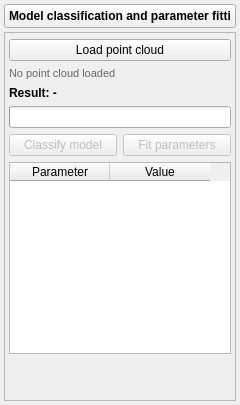
          <widget class="QWidget" name="widgetInversionPanel">
           <property name="minimumSize">
            <size>
             <width>210</width>
             <height>0</height>
            </size>
           </property>
           <property name="maximumSize">
            <size>
             <width>240</width>
             <height>16777215</height>
            </size>
           </property>
           <layout class="QVBoxLayout" name="layoutInversionPanel">
            <property name="spacing">
             <number>4</number>
            </property>
            <property name="leftMargin">
             <number>4</number>
            </property>
            <property name="topMargin">
             <number>4</number>
            </property>
            <property name="rightMargin">
             <number>4</number>
            </property>
            <property name="bottomMargin">
             <number>4</number>
            </property>
            <item>
             <widget class="QPushButton" name="btnToggleInversion">
              <property name="styleSheet">
               <string>QPushButton { text-align: left; font-weight: bold; padding: 4px; border-bottom: 1px solid #aaa; }</string>
              </property>
              <property name="text">
                <string>Model classification and parameter fitting</string>
              </property>
              <property name="checkable">
               <bool>false</bool>
              </property>
              <property name="checked">
               <bool>false</bool>
              </property>
              <property name="flat">
               <bool>false</bool>
              </property>
             </widget>
            </item>
            <item>
             <widget class="QFrame" name="frameInversion">
              <property name="visible">
               <bool>false</bool>
              </property>
              <property name="frameShape">
               <enum>QFrame::StyledPanel</enum>
              </property>
              <layout class="QVBoxLayout" name="layoutFrameInversion">
               <property name="spacing">
                <number>6</number>
               </property>
               <property name="leftMargin">
                <number>4</number>
               </property>
               <property name="topMargin">
                <number>6</number>
               </property>
               <property name="rightMargin">
                <number>4</number>
               </property>
               <property name="bottomMargin">
                <number>6</number>
               </property>
               <item>
                <widget class="QPushButton" name="btnLoadPointCloud">
                 <property name="text">
                  <string>Load point cloud</string>
                 </property>
                </widget>
               </item>
               <item>
                <widget class="QLabel" name="labelInputInfo">
                 <property name="styleSheet">
                  <string>color: #666; font-size: 11px;</string>
                 </property>
                 <property name="text">
                  <string>No point cloud loaded</string>
                 </property>
                 <property name="wordWrap">
                  <bool>true</bool>
                 </property>
                </widget>
               </item>
               <item>
                <widget class="QLabel" name="labelPrimitiveType">
                 <property name="styleSheet">
                  <string>font-weight: bold;</string>
                 </property>
                 <property name="text">
                  <string>Result: -</string>
                 </property>
                 <property name="wordWrap">
                  <bool>true</bool>
                 </property>
                </widget>
               </item>
               <item>
                <widget class="QProgressBar" name="progressInversion">
                 <property name="visible">
                  <bool>false</bool>
                 </property>
                 <property name="maximum">
                  <number>100</number>
                 </property>
                 <property name="value">
                  <number>0</number>
                 </property>
                 <property name="textVisible">
                  <bool>false</bool>
                 </property>
                </widget>
               </item>
               <item>
                <layout class="QHBoxLayout" name="layoutInversionBtns">
                 <item>
                  <widget class="QPushButton" name="btnPointNetClassify">
                   <property name="enabled">
                    <bool>false</bool>
                   </property>
                   <property name="text">
                     <string>Classify model</string>
                   </property>
                  </widget>
                 </item>
                 <item>
                  <widget class="QPushButton" name="btnInverseParams">
                   <property name="enabled">
                    <bool>false</bool>
                   </property>
                   <property name="text">
                     <string>Fit parameters</string>
                   </property>
                  </widget>
                 </item>
                </layout>
               </item>
               <item>
                <widget class="QTableWidget" name="tableInverseParams">
                 <property name="minimumSize">
                  <size>
                   <width>0</width>
                   <height>100</height>
                  </size>
                 </property>
                 <property name="selectionBehavior">
                  <enum>QAbstractItemView::SelectRows</enum>
                 </property>
                 <property name="rowCount">
                  <number>0</number>
                 </property>
                 <property name="columnCount">
                  <number>2</number>
                 </property>
                 <column>
                  <property name="text">
                   <string>Parameter</string>
                  </property>
                 </column>
                 <column>
                  <property name="text">
                   <string>Value</string>
                  </property>
                 </column>
                </widget>
               </item>
               <item>
                <spacer name="verticalSpacerInversion">
                 <property name="orientation">
                  <enum>Qt::Vertical</enum>
                 </property>
                 <property name="sizeHint" stdset="0">
                  <size>
                   <width>20</width>
                   <height>40</height>
                  </size>
                 </property>
                </spacer>
               </item>
              </layout>
             </widget>
            </item>
           </layout>
          </widget>
